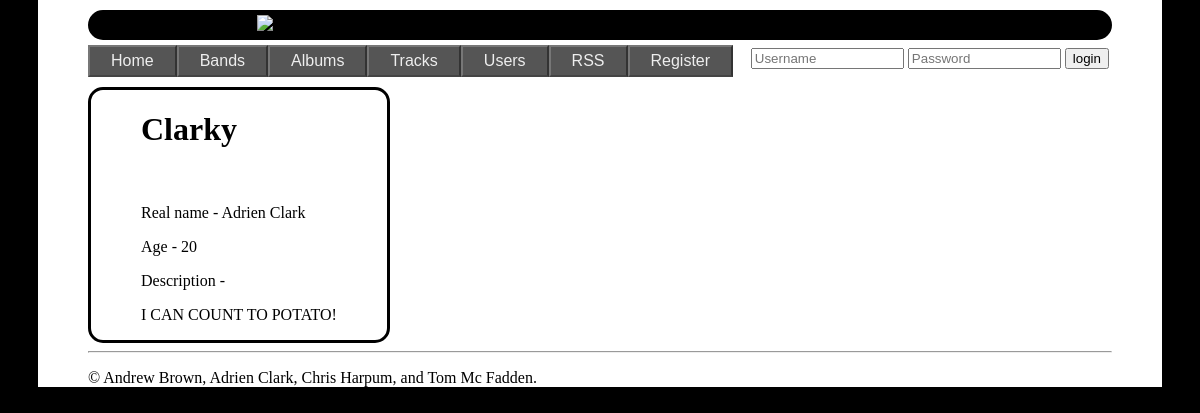
/userlist.php?userid=3, run on an earlier commit of the app's database.
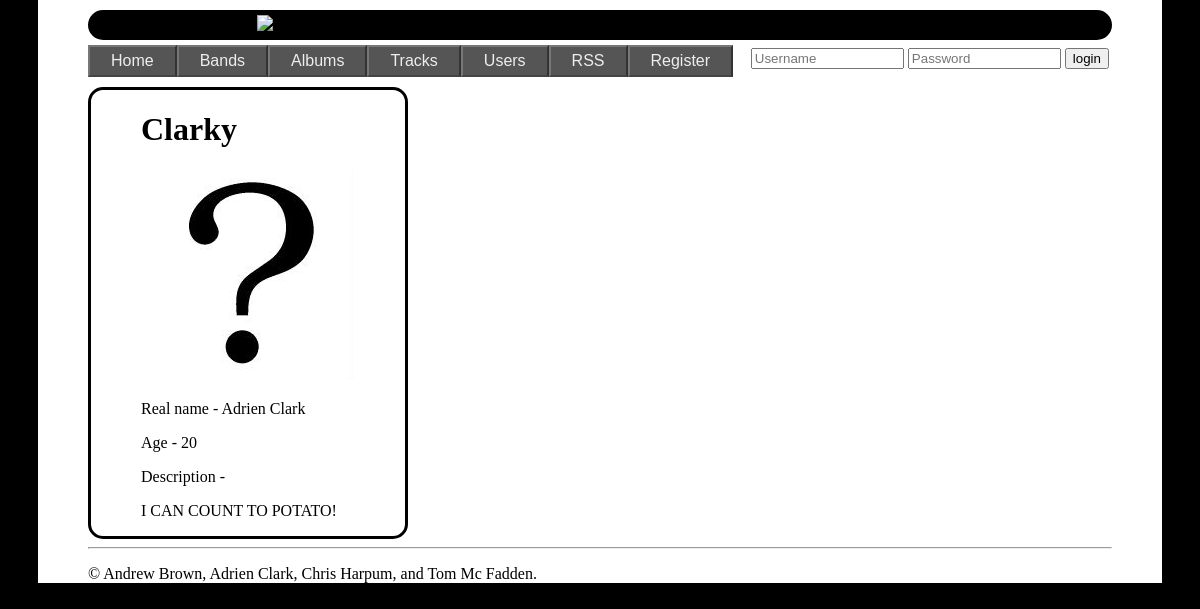
And on a later commit of the database.
### tables this page shows
CREATE TABLE IF NOT EXISTS `user` (
  `userid` int(11) NOT NULL AUTO_INCREMENT,
  `username` varchar(100) NOT NULL,
  `userpassword` varchar(100) NOT NULL,
  `userrealname` varchar(100) DEFAULT NULL,
  `userage` int(11) DEFAULT NULL,
  `userdescription` varchar(5000) DEFAULT NULL,
  `useravataruri` varchar(500) NOT NULL DEFAULT './Images/UserAvatars/default.jpg',
  PRIMARY KEY (`userid`),
  UNIQUE KEY `username` (`username`)
);

### userlist.php (the view, shortened to what this page needs)
<!DOCTYPE html>
<?php require_once 'databasevars.php';
require_once 'login.php' ?>
<html>
    <head>
        <link rel="stylesheet" type="text/css" href="./CSS/alternews.css">
    </head>
    <body>
        <?php include_once 'header.php'; ?>
        <?php
        if (isset($_GET['userid'])) {
            show_user($_GET['userid']);
        }
        ?>
    </body>
</html>
<?php
function show_user($userid) {
    global $db_hostname, $db_username, $db_password, $db_database;
    echo '<div id="pagecontent">';
    if (!($db_server = mysqli_connect($db_hostname, $db_username, $db_password, $db_database))) {
        echo '<p>Could not connect to database:' . mysqli_error($db_server) . '</p>';
    } else {
        $userquery = "SELECT username, userrealname, useravataruri, userage, " .
                "userdescription FROM user WHERE userid=$userid";
        if (!($result = mysqli_query($db_server, $userquery))) {
            echo '<p>Whoops! Couldn\'t find user!</p>';
        } else {
            $userdetails = mysqli_fetch_assoc($result);
            echo "<h1>{$userdetails['username']}</h1>";
            echo "<img src={$userdetails['useravataruri']}>";
            echo "<p>Real name - {$userdetails['userrealname']}</p>";
            echo "<p>Age - {$userdetails['userage']}</p>";
            echo "<p>Description - </p> <p>{$userdetails['userdescription']}</p>";
        }
    }
    echo '</div>';
}
?>

What changed in the data, as far as the page shows it:
changed user "Clarky": useravataruri: picture added
